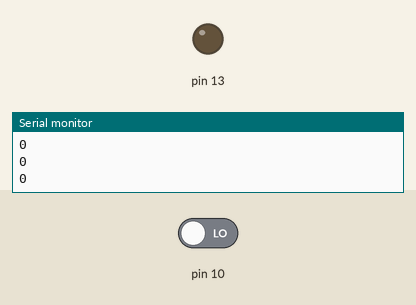
The sketch below on a simulated Arduino Uno, built with avr-gcc and run on an emulated ATmega328P. Shown: output pins drawn as LEDs (lit = HIGH), the last lines printed to the serial monitor. Inputs (shaded band) come from the test bench; at power-on: pin 10 LOW.

Above: at 1.2 s.
1.3 s: pin 10 driven HIGH
At 2.0 s:
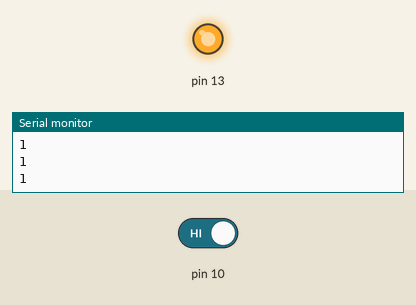
2.8 s: pin 10 driven LOW
At 3.2 s:
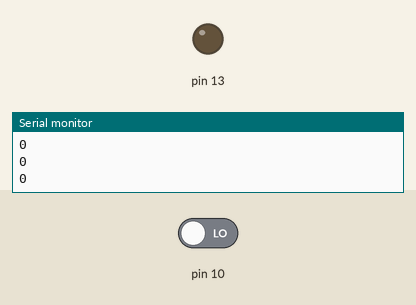
Timing chart, 0 to 5.8 s (numbered marks = the images above; inputs shaded):
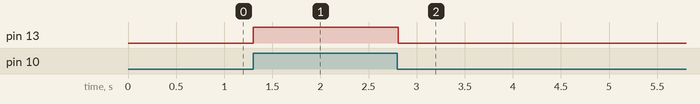

Measured:
- after the input at 1.3 s, pin 13: LOW → HIGH at once
- after the input at 2.8 s, pin 13: HIGH → LOW at once

The sketch:

Aula_01_09_exercicio_2.ino
```cpp
void setup() {
  Serial.begin(9600);
  pinMode(10, INPUT);
  pinMode(13, OUTPUT);
}

void loop() {
  int valor = digitalRead(10);
  Serial.println(valor);
  digitalWrite(13, valor);

  delay(10);

}
```
